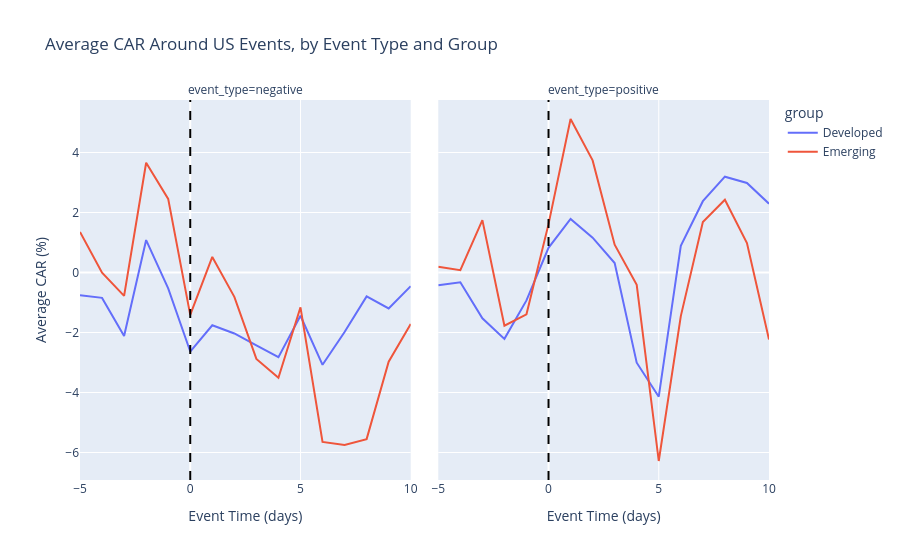

Notebook code for this chart:
### Code cell
avg_car_group_type = (
    event_panel
    .groupby(['group', 'event_type', 't'], as_index=False)
    .agg(avg_car=('car', 'mean'))
)

import plotly.express as px

fig = px.line(
    avg_car_group_type,
    x='t',
    y='avg_car',
    color='group',
    facet_col='event_type',       # one panel for positive, one for negative
    facet_col_spacing=0.04,
    title='Average CAR Around US Events, by Event Type and Group',
    labels={'t': 'Event Time (days)', 'avg_car': 'Average CAR (%)'}
)

# Add a vertical line at t=0 in each facet
fig.add_vline(x=0, line_dash='dash', line_color='black')

fig.update_layout(showlegend=True)
fig.show()

### Figure 1 — Plotly figure (JSON) as saved in the notebook; plotly's stock layout.template omitted (floating-point values rounded to 4 significant figures)
{"data": [{"hovertemplate": "group=Developed<br>event_type=negative<br>Event Time (days)=%{x}<br>Average CAR (%)=%{y}<extra></extra>", "legendgroup": "Developed", "line": {"color": "#636efa", "dash": "solid"}, "marker": {"symbol": "circle"}, "mode": "lines", "name": "Developed", "orientation": "v", "showlegend": true, "type": "scatter", "x": [-5, -4, -3, -2, -1, 0, 1, 2, 3, 4, 5, 6, 7, 8, 9, 10], "xaxis": "x", "y": [-0.761, -0.8461, -2.117, 1.082, -0.5286, -2.635, -1.759, -2.032, -2.427, -2.821, -1.442, -3.076, -1.982, -0.7953, -1.199, -0.457], "yaxis": "y"}, {"hovertemplate": "group=Developed<br>event_type=positive<br>Event Time (days)=%{x}<br>Average CAR (%)=%{y}<extra></extra>", "legendgroup": "Developed", "line": {"color": "#636efa", "dash": "solid"}, "marker": {"symbol": "circle"}, "mode": "lines", "name": "Developed", "orientation": "v", "showlegend": false, "type": "scatter", "x": [-5, -4, -3, -2, -1, 0, 1, 2, 3, 4, 5, 6, 7, 8, 9, 10], "xaxis": "x2", "y": [-0.4243, -0.3238, -1.526, -2.212, -0.93, 0.8217, 1.786, 1.16, 0.3144, -3.007, -4.139, 0.8904, 2.377, 3.194, 2.984, 2.293], "yaxis": "y2"}, {"hovertemplate": "group=Emerging<br>event_type=negative<br>Event Time (days)=%{x}<br>Average CAR (%)=%{y}<extra></extra>", "legendgroup": "Emerging", "line": {"color": "#EF553B", "dash": "solid"}, "marker": {"symbol": "circle"}, "mode": "lines", "name": "Emerging", "orientation": "v", "showlegend": true, "type": "scatter", "x": [-5, -4, -3, -2, -1, 0, 1, 2, 3, 4, 5, 6, 7, 8, 9, 10], "xaxis": "x", "y": [1.352, -0.006325, -0.7799, 3.659, 2.453, -1.412, 0.5172, -0.8132, -2.882, -3.509, -1.16, -5.648, -5.748, -5.553, -2.975, -1.713], "yaxis": "y"}, {"hovertemplate": "group=Emerging<br>event_type=positive<br>Event Time (days)=%{x}<br>Average CAR (%)=%{y}<extra></extra>", "legendgroup": "Emerging", "line": {"color": "#EF553B", "dash": "solid"}, "marker": {"symbol": "circle"}, "mode": "lines", "name": "Emerging", "orientation": "v", "showlegend": false, "type": "scatter", "x": [-5, -4, -3, -2, -1, 0, 1, 2, 3, 4, 5, 6, 7, 8, 9, 10], "xaxis": "x2", "y": [0.1948, 0.07659, 1.746, -1.774, -1.392, 1.612, 5.116, 3.736, 0.9251, -0.4128, -6.283, -1.455, 1.684, 2.424, 0.9838, -2.237], "yaxis": "y2"}], "layout": {"annotations": [{"showarrow": false, "text": "event_type=negative", "x": 0.24, "xanchor": "center", "xref": "paper", "y": 1, "yanchor": "bottom", "yref": "paper"}, {"showarrow": false, "text": "event_type=positive", "x": 0.76, "xanchor": "center", "xref": "paper", "y": 1, "yanchor": "bottom", "yref": "paper"}], "legend": {"title": {"text": "group"}, "tracegroupgap": 0}, "shapes": [{"line": {"color": "black", "dash": "dash"}, "type": "line", "x0": 0, "x1": 0, "xref": "x", "y0": 0, "y1": 1, "yref": "y domain"}, {"line": {"color": "black", "dash": "dash"}, "type": "line", "x0": 0, "x1": 0, "xref": "x2", "y0": 0, "y1": 1, "yref": "y2 domain"}], "showlegend": true, "title": {"text": "Average CAR Around US Events, by Event Type and Group"}, "xaxis": {"anchor": "y", "domain": [0, 0.48], "title": {"text": "Event Time (days)"}}, "xaxis2": {"anchor": "y2", "domain": [0.52, 1], "matches": "x", "title": {"text": "Event Time (days)"}}, "yaxis": {"anchor": "x", "domain": [0, 1], "title": {"text": "Average CAR (%)"}}, "yaxis2": {"anchor": "x2", "domain": [0, 1], "matches": "y", "showticklabels": false}}}
